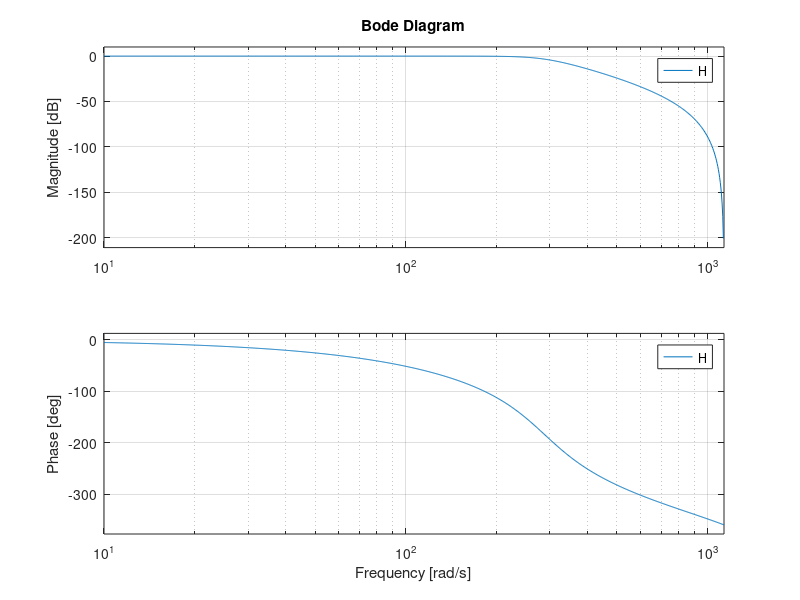

This figure's MATLAB source:
f_s = 360;    % Sample frequency in Hz
f_c = 45;     % Cut-off frequency in Hz
order = 4;    % Order of the butterworth filter

omega_c = 2 * pi * f_c;       % Cut-off angular frequency
omega_c_d = omega_c / f_s;    % Normalized cut-off frequency (digital)

[b, a] = butter(order, omega_c_d / pi);    % Design the Butterworth filter
disp('a = '); disp(a);                     % Print the coefficients
disp('b = '); disp(b);
H = tf(b, a, 1 / f_s);                     % Create a transfer function
bode(H);                                   % Show the Bode plot
